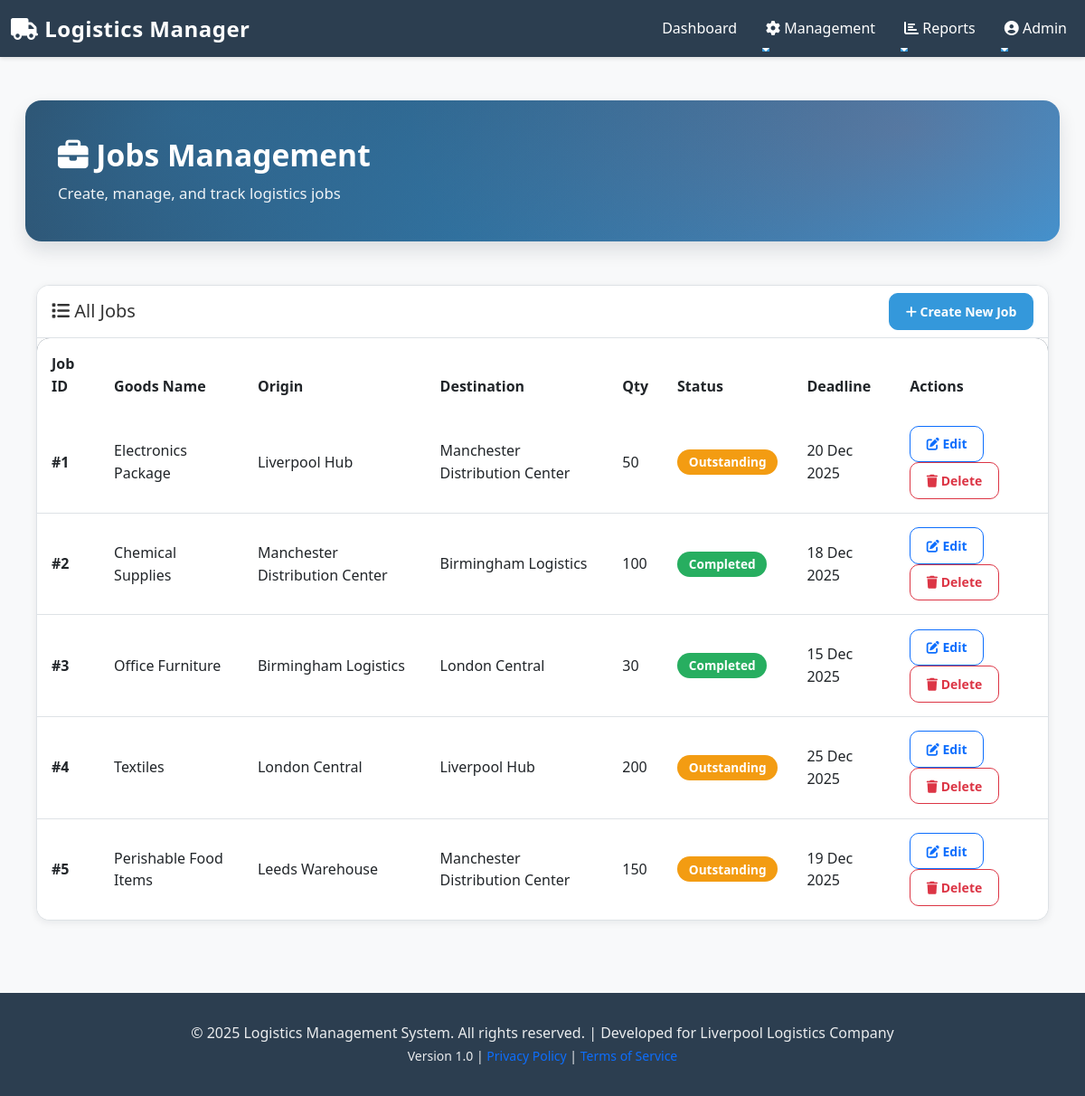
The app's page /admin/jobs.php (signed in) with its own data.
### tables this page shows
CREATE TABLE IF NOT EXISTS job (
    job_id INT PRIMARY KEY AUTO_INCREMENT,
    goods_name VARCHAR(100) NOT NULL,
    quantity INT NOT NULL,
    total_weight_kg INT NOT NULL,  
    total_volume_m3 INT NOT NULL, 
    is_hazardous TINYINT(1) NOT NULL,
    start_date DATE NOT NULL,
    deadline DATE NOT NULL,
    status ENUM('Outstanding', 'Completed') NOT NULL DEFAULT 'Outstanding',
    origin_site_id INT NOT NULL,
    destination_site_id INT NOT NULL,
    created_employee_id INT NOT NULL,
    description TEXT,
    created_at TIMESTAMP DEFAULT CURRENT_TIMESTAMP,
    updated_at TIMESTAMP DEFAULT CURRENT_TIMESTAMP ON UPDATE CURRENT_TIMESTAMP,
    assigned_vehicle_id INT, 
    FOREIGN KEY (origin_site_id) REFERENCES site(site_id),
    FOREIGN KEY (destination_site_id) REFERENCES site(site_id),
    FOREIGN KEY (created_employee_id) REFERENCES employee(employee_id),
    FOREIGN KEY (assigned_vehicle_id) REFERENCES vehicle(vehicle_id) 
);

CREATE TABLE IF NOT EXISTS site (
    site_id INT PRIMARY KEY AUTO_INCREMENT,
    site_name VARCHAR(100) NOT NULL UNIQUE,
    address_line_1 VARCHAR(255) NOT NULL,
    address_city VARCHAR(100) NOT NULL,
    address_postcode VARCHAR(20) NOT NULL,
    contact_phone VARCHAR(20),
    is_active TINYINT(1) DEFAULT 1,
    created_at TIMESTAMP DEFAULT CURRENT_TIMESTAMP
);

### admin/jobs.php (the view, shortened to what this page needs)
<?php
include '../includes/header.php';
$action = isset($_GET['action']) ? $_GET['action'] : 'list';
$jobs = $conn->query("
    SELECT j.job_id, j.goods_name, j.quantity, j.status, j.deadline, s1.site_name as origin, s2.site_name as destination, j.created_at
    FROM job j
    JOIN site s1 ON j.origin_site_id = s1.site_id
    JOIN site s2 ON j.destination_site_id = s2.site_id
    ORDER BY j.created_at DESC
");
?>
<div class="container-fluid">
    <section class="page-header mb-5">
        <div class="container">
            <h1><i class="fas fa-briefcase"></i> Jobs Management</h1>
            <p class="lead">Create, manage, and track logistics jobs</p>
        </div>
    </section>
    <div class="container-fluid">
        <?php if ($action === 'list'): ?>
            <div class="card mb-5">
                <div class="card-header d-flex justify-content-between align-items-center">
                    <h5 class="mb-0"><i class="fas fa-list"></i> All Jobs</h5>
                    <div class="d-flex gap-2">
                        <a href="jobs.php?action=create" class="btn btn-primary btn-sm">
                            <i class="fas fa-plus"></i> Create New Job
                        </a>
                    </div>
                </div>
                <div class="table-responsive">
                    <table class="table table-hover mb-0">
                        <thead>
                            <tr>
                                <th>Job ID</th>
                                <th>Goods Name</th>
                                <th>Origin</th>
                                <th>Destination</th>
                                <th>Qty</th>
                                <th>Status</th>
                                <th>Deadline</th>
                                <th>Actions</th>
                            </tr>
                        </thead>
                        <tbody>
                            <?php while ($job = $jobs->fetch_assoc()): ?>
                                <tr>
                                    <td><strong>#<?php echo $job['job_id']; ?></strong></td>
                                    <td><?php echo htmlspecialchars($job['goods_name']); ?></td>
                                    <td><?php echo htmlspecialchars($job['origin']); ?></td>
                                    <td><?php echo htmlspecialchars($job['destination']); ?></td>
                                    <td><?php echo $job['quantity']; ?></td>
                                    <td>
                                        <span class="badge badge-<?php echo strtolower(str_replace(' ', '-', $job['status'])); ?>">
                                            <?php echo $job['status']; ?>
                                        </span>
                                    </td>
                                    <td><?php echo date('d M Y', strtotime($job['deadline'])); ?></td>
                                    <td>
                                        <a href="jobs.php?action=edit&id=<?php echo $job['job_id']; ?>" class="btn btn-sm btn-outline-primary">
                                            <i class="fas fa-edit"></i> Edit
                                        </a>
                                        <form method="POST" style="display: inline;">
                                            <button type="submit" class="btn btn-sm btn-outline-danger" onclick="return confirm('Are you sure?');">
                                                <i class="fas fa-trash"></i> Delete
                                            </button>
                                        </form>
                                    </td>
                                </tr>
                            <?php endwhile; ?>
                        </tbody>
                    </table>
                </div>
            </div>
        <?php endif; ?>
    </div>
</div>
<?php include '../includes/footer.php'; ?>

### css/styles.css (style rules this page uses)
:root { --primary-color: #2c3e50; --secondary-color: #3498db; --success-color: #27ae60; --warning-color: #f39c12; --danger-color: #e74c3c; --info-color: #3498db; --text-color: #2b2f33; --muted-text: #6c757d; --light-bg: #f6f8fb; --card-bg: #ffffff; --border-color: #e6e9ef; --shadow-sm: 0 2px 8px rgba(16, 24, 40, 0.08); --shadow-md: 0 10px 20px rgba(16, 24, 40, 0.12); --radius-sm: 10px; --radius-md: 14px; --radius-lg: 18px; --transition: all 0.25s ease; }
* { margin: 0; padding: 0; box-sizing: border-box; }
html, body { height: 100%; font-family: 'Segoe UI', Tahoma, Geneva, Verdana, sans-serif; color: var(--text-color); background: var(--light-bg); }
body { display: flex; flex-direction: column; line-height: 1.55; }
.container-fluid { max-width: 1400px; margin: 0 auto; }
h1, h2, h3, h4, h5 { color: var(--text-color); }
p { color: #4a4f55; }
.page-header { background: radial-gradient(1200px 600px at 15% 10%, rgba(52,152,219,0.35), transparent 60%), radial-gradient(1000px 500px at 85% 20%, rgba(231,76,60,0.20), transparent 55%), linear-gradient(135deg, var(--primary-color), var(--secondary-color)); color: #fff; padding: 2.5rem 1.5rem; margin: 1rem auto 2rem auto; border-radius: var(--radius-lg); box-shadow: var(--shadow-md); overflow: hidden; }
.page-header h1 { font-size: 2.1rem; font-weight: 800; margin-bottom: 0.6rem; color: #fff; }
.page-header p { font-size: 1.05rem; opacity: 0.92; margin-bottom: 0; color: #fff; }
html { scroll-behavior: smooth; }
.card { border: 1px solid var(--border-color); border-radius: var(--radius-md); background: var(--card-bg); box-shadow: var(--shadow-sm); transition: var(--transition); overflow: hidden; }
.card .card-header { background-color: #ffffff !important; color: var(--text-color) !important; border-bottom: 1px solid var(--border-color) !important; }
.btn { border-radius: 10px; font-weight: 700; transition: var(--transition); padding: 0.55rem 1.1rem; }
.btn-primary { background-color: var(--secondary-color); border: 1px solid var(--secondary-color); color: #fff; }
.table { background: #fff; border-collapse: collapse; border-radius: var(--radius-md); overflow: hidden; box-shadow: var(--shadow-sm); }
.table thead { background: var(--primary-color); color: #fff; }
.table thead th { font-weight: 800; padding: 1rem; border: none; }
.table tbody td { padding: 0.95rem 1rem; border-bottom: 1px solid var(--border-color); vertical-align: middle; }
.table tbody tr:last-child td { border-bottom: none; }
.badge { padding: 0.45rem 0.8rem; border-radius: 999px; font-weight: 800; font-size: 0.85rem; display: inline-flex; align-items: center; gap: 0.4rem; }
.badge-outstanding { background: var(--warning-color); color: #fff; }
.badge-completed { background: var(--success-color); color: #fff; }

### css/nav.css (style rules this page uses)
:root { --primary-color: #2c3e50; --secondary-color: #3498db; --accent-color: #e74c3c; --text-color: #333; --light-bg: #f8f9fa; --border-color: #dee2e6; }

### records on screen
job: job_id "1", goods_name "Electronics Package", origin_site.site_name "Liverpool Hub", destination_site.site_name "Manchester Distribution Center", quantity "50", status "Outstanding", deadline "20 Dec 2025"
job: job_id "2", goods_name "Chemical Supplies", origin_site.site_name "Manchester Distribution Center", destination_site.site_name "Birmingham Logistics", quantity "100", status "Completed", deadline "18 Dec 2025"
job: job_id "3", goods_name "Office Furniture", origin_site.site_name "Birmingham Logistics", destination_site.site_name "London Central", quantity "30", status "Completed", deadline "15 Dec 2025"
job: job_id "4", goods_name "Textiles", origin_site.site_name "London Central", destination_site.site_name "Liverpool Hub", quantity "200", status "Outstanding", deadline "25 Dec 2025"
job: job_id "5", goods_name "Perishable Food Items", origin_site.site_name "Leeds Warehouse", destination_site.site_name "Manchester Distribution Center", quantity "150", status "Outstanding", deadline "19 Dec 2025"

### other values on screen
$user_name "Admin"
